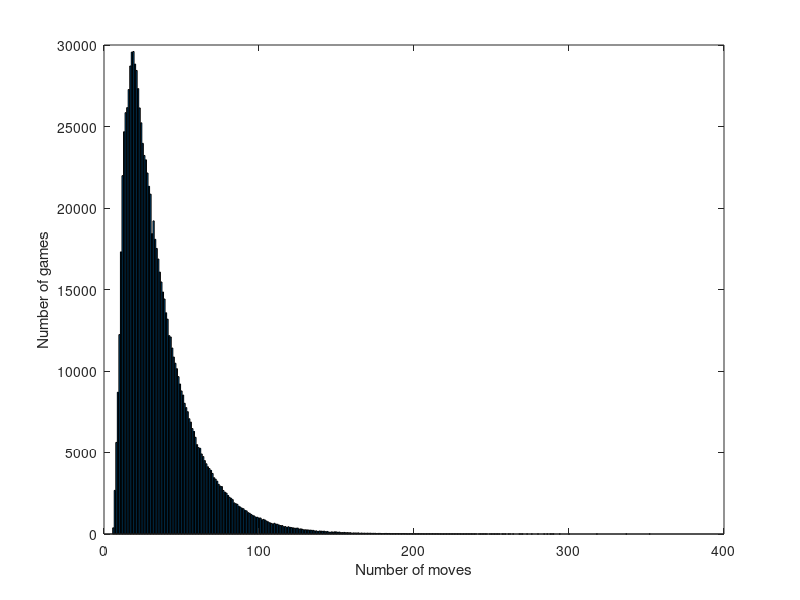
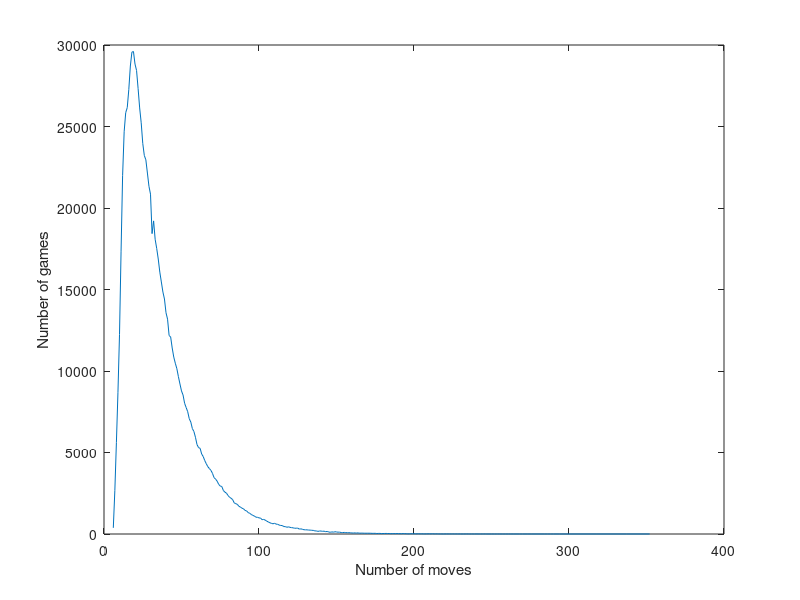

Source code (MATLAB) for these figures, in order:
x=[378 2677 5619 8695 12234 17310 21984 24679 25849 26159 27270 28712 29563 29601 28830 28439 27328 26139 25227 23966 23224 22957 22145 21331 20850 18428 19209 18080 17519 16869 16069 15461 14847 14417 13575 13181 12178 12088 11410 10857 10477 10143 9654 9204 8776 8526 8019 7759 7504 7072 6867 6468 6290 5934 5488 5300 5258 4910 4753 4505 4308 4128 4013 3903 3717 3458 3366 3241 3046 2940 2914 2671 2568 2508 2364 2254 2192 2109 1912 1862 1821 1703 1653 1583 1548 1447 1417 1317 1268 1201 1141 1104 1032 1026 986 979 876 897 852 788 741 692 652 625 658 608 596 551 521 521 454 456 411 442 408 391 380 353 356 362 300 318 288 263 255 257 241 240 227 222 190 191 160 182 184 163 176 143 157 124 104 133 109 141 124 112 115 89 89 97 84 83 80 77 60 64 68 57 71 46 59 51 50 47 50 48 47 40 41 42 31 36 38 24 30 32 35 30 32 19 25 25 23 28 22 22 16 28 20 19 7 12 17 17 18 12 9 17 7 13 7 6 9 10 12 6 16 5 9 9 4 5 4 1 6 5 4 5 4 6 3 6 2 5 3 1 2 3 5 3 1 4 2 2 4 1 3 2 3 4 1 1 1 2 1 1 2 1 1 1 1 1 2 1 1 1 1 1 1 1 1 1 1 1 1 1 1 1 1 1 ]


y=[6 7 8 9 10 11 12 13 14 15 16 17 18 19 20 21 22 23 24 25 26 27 28 29 30 31 32 33 34 35 36 37 38 39 40 41 42 43 44 45 46 47 48 49 50 51 52 53 54 55 56 57 58 59 60 61 62 63 64 65 66 67 68 69 70 71 72 73 74 75 76 77 78 79 80 81 82 83 84 85 86 87 88 89 90 91 92 93 94 95 96 97 98 99 100 101 102 103 104 105 106 107 108 109 110 111 112 113 114 115 116 117 118 119 120 121 122 123 124 125 126 127 128 129 130 131 132 133 134 135 136 137 138 139 140 141 142 143 144 145 146 147 148 149 150 151 152 153 154 155 156 157 158 159 160 161 162 163 164 165 166 167 168 169 170 171 172 173 174 175 176 177 178 179 180 181 182 183 184 185 186 187 188 189 190 191 192 193 194 195 196 197 198 199 200 201 202 203 204 205 206 207 208 209 210 211 212 213 214 215 216 217 218 219 220 221 222 223 224 225 226 227 228 229 230 231 232 233 234 235 236 237 238 239 240 242 243 244 245 246 247 249 250 251 252 253 254 255 257 258 259 261 262 264 268 269 270 273 276 280 284 286 288 289 290 294 300 318 337 352 ]
 bar(y,x) 
xlabel "Number of moves" 
ylabel "Number of games" 
print -djpg result1_bar.jpg
 plot(y,x) 
xlabel "Number of moves" 
ylabel "Number of games" 
print -djpg result1_plot.jpg